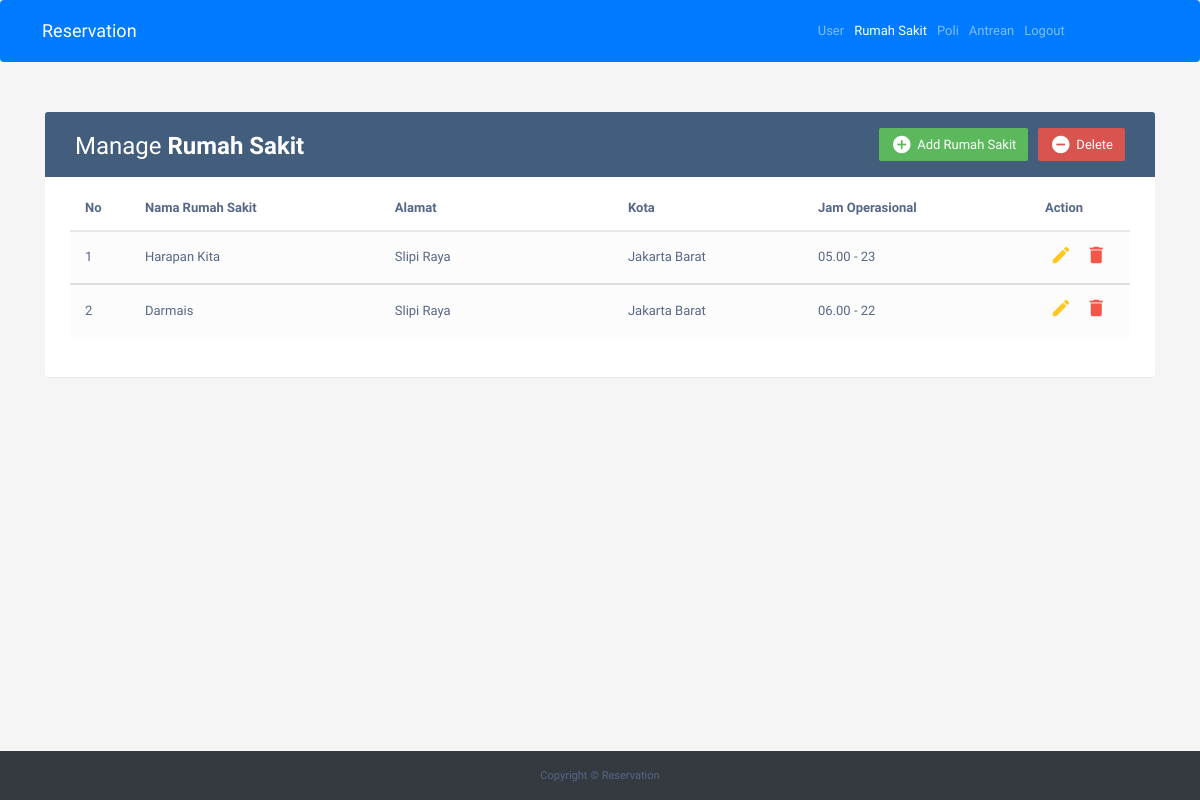
/index.php/admin/rumah_sakit, run on the app's committed database.
### tables this page shows
CREATE TABLE `rumah_sakit` (
  `id_rs` int(3) NOT NULL,
  `nama_rs` varchar(255) NOT NULL,
  `alamat` varchar(255) NOT NULL,
  `kota` varchar(255) NOT NULL,
  `jam_operasional` varchar(10) NOT NULL
);

### application/controllers/admin.php (called while the page is built, shortened)
<?php
    class Admin extends CI_Controller{
        function __construct(){
            $this->load->model('m_admin');
            $this->load->helper('url');
        }
        function rumah_sakit(){
            $data['rumah_sakit'] = $this->m_admin->tampil_data_rs()->result();
            $this->load->view('rumah_sakit',$data);
        }
    }
?>

### index.php (called while the page is built, shortened)
<?php
require_once BASEPATH.'core/CodeIgniter.php';

### application/models/m_admin.php (called while the page is built, shortened)
<?php
class M_admin extends CI_Model{
    function tampil_data_rs(){
        return $this->db->get('rumah_sakit');
    }
}

### application/views/rumah_sakit.php (the view, shortened to what this page needs)
<!DOCTYPE html>
<html lang="en">
	<head>
		<link rel="stylesheet" href="https://maxcdn.bootstrapcdn.com/bootstrap/4.0.0/css/bootstrap.min.css">
		<link rel="stylesheet" href="https://maxcdn.bootstrapcdn.com/font-awesome/4.7.0/css/font-awesome.min.css">
		<link rel="stylesheet" href="https://maxcdn.bootstrapcdn.com/bootstrap/3.3.7/css/bootstrap.min.css">
		<link rel="stylesheet" type="text/css" href="<?php include('assets/css/footer.css')?>">
	</head>
	<body>
        <nav class="navbar navbar-expand-lg navbar-dark bg-primary">
        <div class="position">
            <a class="navbar-brand" href="#">Reservation</a>
        </div>
        <div class="collapse navbar-collapse" id="navbarNavAltMarkup">
            <div class="navbar-nav">
                <a class="nav-item nav-link" href="<?php echo base_url('admin')?>">User<span class="sr-only">(current)</span></a>
                <a class="nav-item nav-link active ml-auto" href="<?php echo base_url('admin/rumah_sakit')?>">Rumah Sakit</a>
                <a class="nav-item nav-link" href="<?php echo base_url('admin/poli')?>">Poli</a>
                <a class="nav-item nav-link" href="<?php echo base_url('admin/antrean')?>">Antrean</a>
                <a class="nav-item nav-link" href="<?php echo base_url('login/logout'); ?>">Logout</a>
            </div>
        </div>
        </nav>
		<div class="container">
			<div class="table-wrapper">
				<div class="table-title">
					<div class="row">
						<div class="col-sm-6">
							<h2>Manage <b>Rumah Sakit</b></h2>
						</div>
						<div class="col-sm-6">
                            <a href="#deleteEmployeeModalWhole" class="btn btn-danger" data-toggle="modal"><i class="material-icons">&#xE15C;</i> <span>Delete</span></a>
                            <a href="#addEmployeeModal" class="btn btn-success" data-toggle="modal"><i class="material-icons">&#xE147;</i> <span>Add Rumah Sakit</span></a>
						</div>
					</div>
				</div>
				<table class="table table-striped table-hover">
				<thead>
						<tr>
							<th>No</th>
							<th>Nama Rumah Sakit</th>
							<th style="width: 22%;">Alamat</th>
							<th>Kota</th>
							<th>Jam Operasional</th>
							<th>Action</th>
						</tr>
					</thead>
					<?php
						$no = 1;
						foreach($rumah_sakit as $u){
					?>
					<tbody>
						<tr>
							<td> <?php echo $no++ ?> </td>
							<td> <?php echo $u->nama_rs ?> </td>
							<td> <?php echo $u->alamat ?> </td>
							<td> <?php echo $u->kota ?> </td>
							<td> <?php echo $u->jam_operasional ?> </td>
							<td>
                                <a href="#editEmployeeModal<?php echo $u->id_rs;?>" class="edit" data-toggle="modal"><i class="material-icons" data-toggle="tooltip" title="Edit">&#xE254;</i></a>
                                <a href="#deleteEmployeeModal<?php echo $u->id_rs;?>" class="delete" data-toggle="modal"><i class="material-icons" data-toggle="tooltip" title="Delete">&#xE872;</i></a>
                            </td>
						</tr>
					</tbody>
					<?php } ?>
				</table>
			</div>
		</div>
		<?php include('template/footer.php')?>
	</body>
</html>

### application/views/rumah_sakit.php (style rules this page uses)
body { color: #566787; background: #f5f5f5; font-family: 'Varela Round', sans-serif; font-size: 13px; }
.table-wrapper { background: #fff; padding: 20px 25px; margin: 30px 0; border-radius: 3px; box-shadow: 0 1px 1px rgba(0,0,0,.05); }
.position { margin-left:16px; margin-right:54%; }
.table-title { padding-bottom: 15px; background: #435d7d; color: #fff; padding: 16px 30px; margin: -20px -25px 10px; border-radius: 3px 3px 0 0; }
.table-title h2 { margin: 5px 0 0; font-size: 24px; }
.table-title .btn { color: #fff; float: right; font-size: 13px; border: none; min-width: 50px; border-radius: 2px; border: none; outline: none !important; margin-left: 10px; }
.table-title .btn i { float: left; font-size: 21px; margin-right: 5px; }
.table-title .btn span { float: left; margin-top: 2px; }
table.table tr th, table.table tr td { border-color: #e9e9e9; padding: 12px 15px; vertical-align: middle; }
table.table tr th:first-child { width: 60px; }
table.table tr th:last-child { width: 100px; }
table.table-striped tbody tr:nth-of-type(odd) { background-color: #fcfcfc; }
table.table td:last-child i { opacity: 0.9; font-size: 22px; margin: 0 5px; }
table.table td a { font-weight: bold; color: #566787; display: inline-block; text-decoration: none; outline: none !important; }
table.table td a.edit { color: #FFC107; }
table.table td a.delete { color: #F44336; }
table.table td i { font-size: 19px; }

### data on the page
rumah_sakit: nama_rs "Harapan Kita", alamat "Slipi Raya", kota "Jakarta Barat", jam_operasional "05.00 - 23"
rumah_sakit: nama_rs "Darmais", alamat "Slipi Raya", kota "Jakarta Barat", jam_operasional "06.00 - 22"
